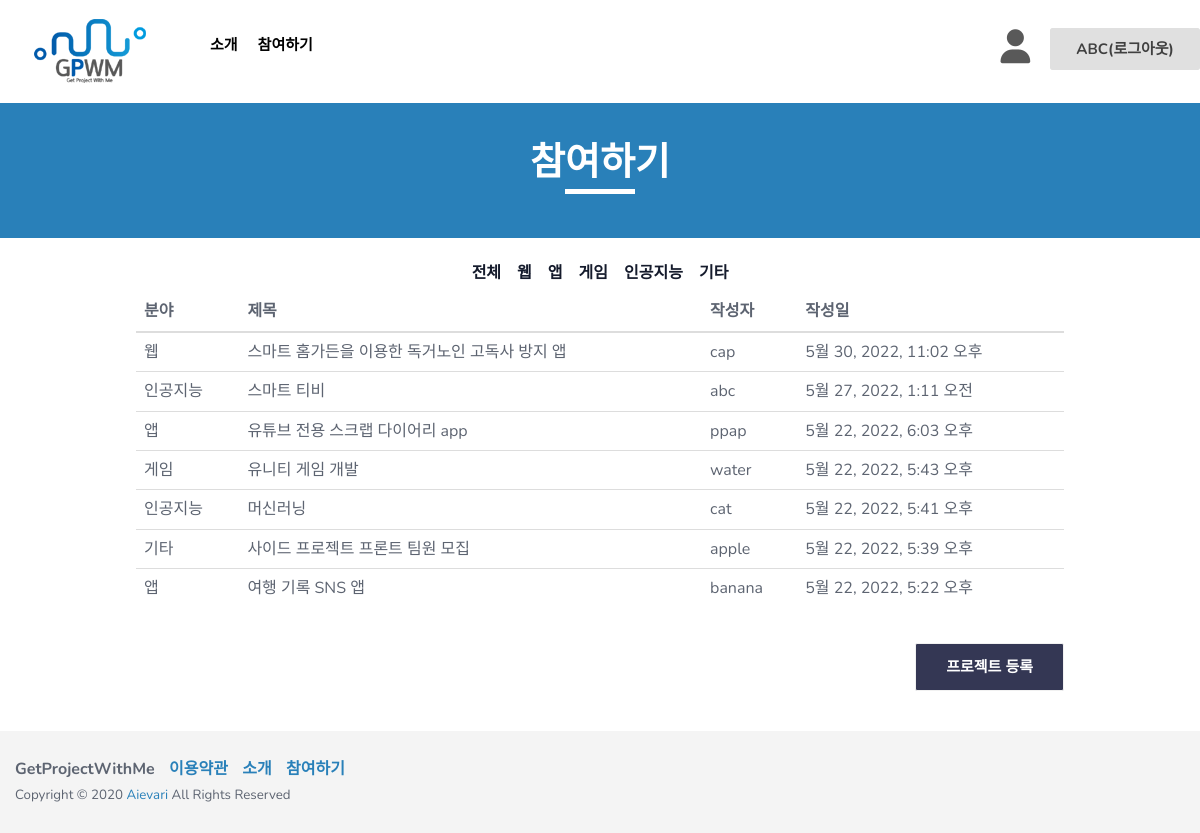
Page /board/list/ (signed in) on the committed database.
### board/models.py (models this page shows, shortened)
class Writing(models.Model):
    TECHNICAL_CHOICES = {
       ('웹', '웹'),
       ('앱', '앱'),
       ('게임', '게임'),
       ('인공지능', '인공지능'),
       ('기타', '기타')
    }
    TOPIC_CHOICES = {
       ('생활', '생활'),
       ('업무', '업무'),
       ('공공/교통', '공공/교통'),
       ('금융/핀테크', '금융/핀테크'),
       ('의료', '의료'),
       ('교육', '교육'),
       ('유통/쇼핑', '유통/쇼핑'),
       ('엔터테인먼트', '엔터테인먼트'),
       ('기타', '기타')
    }
    IDENTITY_CHOICES = {
       ('학생', '학생'),
       ('취준생', '취준생'),
       ('직장인', '직장인'),
       ('기타','기타')
    }
    author = models.ForeignKey(User, on_delete=models.CASCADE, null=False)  # 유저모델과 연결!
    title = models.CharField(max_length=200, default = '') #프로젝트 개요
    technical_field = models.CharField(max_length=80, choices=TECHNICAL_CHOICES, default = '') #기술분야
    topic_area = models.CharField(max_length=80, choices=TOPIC_CHOICES, default = '')#주제영역
    content = models.TextField('프로젝트 개요서 첨부')  # 프로젝트 개요서 첨부
    team = models.CharField(max_length=30, default = '')#모집인원
    최종학력 = models.CharField(max_length=200, default = '')
    신분 = models.CharField(max_length=200, choices=IDENTITY_CHOICES, default = '')
    like = models.ManyToManyField(User, related_name='likes',blank=True)
    like_count = models.PositiveIntegerField(default=0) #0또는 양수만 받는 필드
    create_date = models.DateTimeField(auto_now_add=True)  # 글이 만들어지면 자동 작성.
    modify_date = models.DateTimeField(null=True, blank=True)  # 수정할 때마다 갱신.(뷰에서 제어)

### board/views.py (the view)
# urls.py: path('list/', views.list, name='list'),  # list를 보여주는 뷰와 연결한다.
def list(request):
    writing_list = Writing.objects.all()  # 객체들을 다 불러온다.
    writing_list = writing_list.order_by('-create_date')  # 만들어진 시간의 역으로 정렬한다.
    context = {'writing_list':writing_list,  # writing_list라는 키 안에 writing_list를 담는다.
               }
    return render(request, 'list.html', context)

### board/templates/list.html (shortened to what this page needs)
<!DOCTYPE html>
<html class="no-js" lang="en">
  <head>
    <link rel="stylesheet" href="/static/css/bootstrap.min.css" />
    <link rel="stylesheet" href="/static/css/owl.carousel.css" />
    <link rel="stylesheet" href="/static/css/owl.transitions.css" />
    <link rel="stylesheet" href="/static/css/animate.css" />
    <link rel="stylesheet" href="/static/css/meanmenu.min.css" />
    <link rel="stylesheet" href="/static/css/font-awesome.min.css" />
    <link rel="stylesheet" href="/static/css/themify-icons.css" />
    <link rel="stylesheet" href="/static/css/flaticon.css" />
    <link rel="stylesheet" href="/static/css/magnific.min.css" />
    <link rel="stylesheet" href="/static/css/style.css" />
    <link rel="stylesheet" href="/static/css/responsive.css" />
  </head>
  <body>
    <header class="header-one">
      <div id="sticker" class="header-area hidden-xs">
        <div class="container">
          <div class="row">
            <div class="col-md-12 col-sm-12">
              <div class="row">
                <div class="col-md-2 col-sm-3">
                  <div class="logo">
                    <a
                      class="navbar-brand page-scroll white-logo"
                      href="{% url "main" %}"
                    >
                      <img src="/static/img/logo/GPWM_logo.png" alt="" />
                    </a>
                  </div>
                </div>
                <div class="col-md-10 col-sm-9">
                  <div class="header-right-link usericonflex">
                    <div class="usericon">
                      {% if user.is_authenticated %}
                      <a class="pages iconcolor" href="{% url "mypage" %}"><i class="fa-solid fa-user"></i></a>
                      {% else %}
                      <a class="pages iconcolor" href="{% url "login" %}"><i class="fa-solid fa-user"></i></a>
                      {% endif %}
                    </div>
                    <div class="loginm">
                      {% if user.is_authenticated %}
                      <a class="s-menu" href="{% url "logout" %}">{{ user.username }}(로그아웃)</a>
                      {% else %}
                      <a class="s-menu" href="{% url "login" %}">로그인</a>
                      {% endif %}
                    </div>
                  </div>
                  <nav class="navbar navbar-default">
                    <div class="collapse navbar-collapse" id="navbar-example">
                      <div class="main-menu">
                        <ul class="nav navbar-nav navbar-right">
                          <li>
                            <a class="pages" href="{% url "introduce" %}">소개</a>
                          </li>
                          <li>
                            <a href="{% url "list" %}">참여하기</a>
                          </li>
                        </ul>
                      </div>
                    </div>
                  </nav>
                </div>
              </div>
            </div>
          </div>
        </div>
      </div>
    </header>
    <div class="page-area">
      <div class="breadcumb-overlay"></div>
      <div class="container">
        <div class="row">
          <div class="col-md-12 col-sm-12 col-xs-12">
            <div class="breadcrumb text-center">
              <div class="section-headline white-headline">
                <h3>참여하기</h3>
                <hr />
              </div>
            </div>
          </div>
        </div>
      </div>
    </div>
    <div class="page-area">
      <div class="breadcumb-overlay backcolorwhite"></div>
      <div class="container catecenter2">
        <div class="col-md-12 col-sm-12 col-xs-12 catecenter">
          <h6 class="h6mar">전체</h6>
          <h6 class="h6mar">웹</h6>
          <h6 class="h6mar">앱</h6>
          <h6 class="h6mar">게임</h6>
          <h6 class="h6mar">인공지능</h6>
          <h6 class="h6mar">기타</h6>
        </div>
      </div>
    </div>
    {% block content %}
    <div class="container conwidth">
      <div class="row">
        <div class="support-all">
          <table class="table">
              <thead class="thead-dark">
                <tr>
                  <th scope="col">분야</th>
                  <th scope="col">제목</th>
                  <th scope="col">작성자</th>
                  <th scope="col">작성일</th>
                </tr>
              </thead>
              <tbody>
                {% for writing in writing_list %}
                {% if user.is_authenticated %}
                <tr onclick="location.href='/board/posting/{{ writing.id }}/'">
                  <td>{{ writing.technical_field }}</td>
                  <td>{{ writing.title }}</td>
                  <td>{{ writing.author }}</td>
                  <td>{{ writing.create_date }}</td>
                </tr>
                {% endif %}
                {% endfor %}
              </tbody>
          </table>
        </div>
          <div class="col-md-12 col-sm-12 col-xs-12 disf">
            {% if user.is_authenticated %}
            <a id="signup" class="login-btn proenroll" href="{% url 'create' %}">프로젝트 등록</a>
            {% else %}
            <a id="signup" class="login-btn proenroll" href="{% url "login" %}">로그인 후 이용가능</a>
            {% endif %}
          </div>
          {% endblock %}
      </div>
    </div>
    <footer class="footer1">
      <div class="footer-area-bottom">
        <div class="container">
          <div class="row">
            <div class="col-md-6 col-sm-6 col-xs-12">
              <div class="copyright">
                <p class="fontwei">
                  <span>GetProjectWithMe</span>
                  <span><a href="#" class="colorblue">이용약관</a></span>
                  <span
                    ><a href="{% url "introduce" %}" class="colorblue">소개</a></span
                  >
                  <span
                    ><a href="{% url "list" %}" class="colorblue">참여하기</a></span
                  >
                </p>
                <p class="txtsiz">
                  Copyright © 2020
                  <a href="#">Aievari</a> All Rights Reserved
                </p>
              </div>
            </div>
          </div>
        </div>
      </div>
    </footer>
  </body>
</html>

### loginapp/static/css/style.css (style rules this page uses)
html, body { height: 100%; }
img { max-width: 100%; height: auto; }
p { margin: 0 0 9px; color: #5d6471; }
h1, h2, h3, h4, h5, h6 { font-family: "Nunito", sans-serif; margin: 0 0 15px; color: #151b2c; font-weight: 600; }
h3 { font-size: 30px; line-height: 38px; }
h6 { font-size: 16px; line-height: 28px; }
a { transition: all 0.3s ease 0s; text-decoration: none; }
body { background: #fff none repeat scroll 0 0; color: #5d6471; font-family: "Nunito", sans-serif; font-size: 16px; text-align: left; overflow-x: hidden; line-height: 26px; }
ul { list-style: outside none none; margin: 0; padding: 0; }
.navbar-collapse { padding-left: 0px; }
.white-headline h3 { color: #fff; }
.section-headline { padding-bottom: 40px; position: relative; }
.section-headline h3 { font-size: 40px; line-height: 46px; }
.header-one { position: absolute; top: 0; left: 0; width: 100%; height: auto; z-index: 999; }
.header-area { background: transparent; background-color: white; }
.logo { display: block; }
.logo a { display: inline-block; height: auto; padding: 18px 0; }
.main-menu ul.navbar-nav li { float: left; position: relative; }
.main-menu ul.navbar-nav li a { background: rgba(0, 0, 0, 0) none repeat scroll 0 0; color: black; font-size: 18px; font-weight: 700; padding: 38px 15px 25px 15px; text-transform: uppercase; position: relative; }
.navbar { border: medium none; margin-bottom: 0; }
.navbar-default { background: rgba(0, 0, 0, 0) none repeat scroll 0 0; }
.navbar.navbar-default { float: left; }
.header-right-link { float: right; padding: 30px 0px; margin-left: 60px; text-align: right; }
.s-menu { padding: 10px 25px; border: 1px solid #e0e0e0; background: #e0e0e0; color: #404040; transition: 0.4s; font-size: 15px; font-weight: 700; border-radius: 3px; text-transform: uppercase; }
.usericon { font-size: 40px; }
.colorblue { color: #2980b9; margin-left: 10px; }
.support-all { display: flex; justify-content: space-between; flex-wrap: wrap; }
.footer1 { background-repeat: no-repeat; background-position: center center; background-size: cover; z-index: 1; position: relative; overflow: hidden; }
.footer1::after { background: rgba(255, 255, 255, 0.98) none repeat scroll 0 0; position: absolute; content: ""; left: 0; top: 0; width: 100%; height: 100%; z-index: -1; }
.footer-area-bottom { padding: 25px 0; background: #f4f4f4; }
.copyright>p { margin-bottom: 0; color: #5d6471; }
.copyright a { color: #2980b9; }
.page-area { position: relative; }
.page-area { background-repeat: no-repeat; background-size: cover; background-position: top center; }
.breadcumb-overlay { position: absolute; background-color: #2980b9; top: 0; width: 100%; left: 0; height: 92%; }
.breadcrumb { padding: 87px 0px 20px; background-color: transparent; margin-bottom: 0; }
.breadcrumb .section-headline h3 { font-size: 38px; line-height: 42px; text-transform: uppercase; position: relative; top: 15px; font-weight: 700; padding: 40px 0px 0px 0px; }
.breadcrumb .section-headline { padding-bottom: 25px; }
.breadcrumb .section-headline h3::after { display: none; }
.breadcrumb .section-headline::after { display: none; }
.login-btn { padding: 10px 30px; border: 1px solid #2980b9; background: #2980b9; color: #fff; transition: 0.4s; font-size: 15px; font-weight: 700; border-radius: 2px; text-transform: uppercase; display: block; width: 100%; margin-top: 15px; }
.proenroll { border: 1px solid #f1f1f1; background: #343754; color: #fff; width: max-content; }
.usericon { margin-right: 20px; font-size: 34px; }
.usericonflex { display: flex; }
.loginm { margin-top: 6px; }
.iconcolor { color: #595959; }
.catecenter { display: flex; text-align: center; align-content: center; justify-content: center; }
.catecenter2 { display: flex; justify-content: center; }
.h6mar { margin: 0 8px; border-bottom: 5px solid #fff; }
.backcolorwhite { background-color: #fff; height: 100%; }
.conwidth { width: 80%; }
@media (min-width:768px) { .conwidth { width: 750px } }
@media (min-width:992px) { .conwidth { width: 921px } }
@media (min-width:1200px) { .conwidth { width: 928px } }
.txtsiz { font-size: smaller; }
.disf { display: flex; justify-content: flex-end; margin-bottom: 40px; }
.fontwei { font-weight: bold; }

### loginapp/static/css/responsive.css (style rules this page uses)
@media (min-width: 992px) and (max-width: 1269px) { .header-right-link { margin-left: 10px; } }
@media (min-width: 992px) and (max-width: 1269px) { .main-menu ul.navbar-nav li a { font-size: 15px; padding: 35px 10px; } }

### rows in the picture
Writing: technical_field "웹", title "스마트 홈가든을 이용한 독거노인 고독사 방지 앱", author "cap", create_date "5월 30, 2022, 11:02 오후"
Writing: technical_field "인공지능", title "스마트 티비", author "abc", create_date "5월 27, 2022, 1:11 오전"
Writing: technical_field "앱", title "유튜브 전용 스크랩 다이어리 app", author "ppap", create_date "5월 22, 2022, 6:03 오후"
Writing: technical_field "게임", title "유니티 게임 개발", author "water", create_date "5월 22, 2022, 5:43 오후"
Writing: technical_field "인공지능", title "머신러닝", author "cat", create_date "5월 22, 2022, 5:41 오후"
Writing: technical_field "기타", title "사이드 프로젝트 프론트 팀원 모집", author "apple", create_date "5월 22, 2022, 5:39 오후"
Writing: technical_field "앱", title "여행 기록 SNS 앱", author "banana", create_date "5월 22, 2022, 5:22 오후"

### other values in the picture
{{ user.username }} "ABC"
